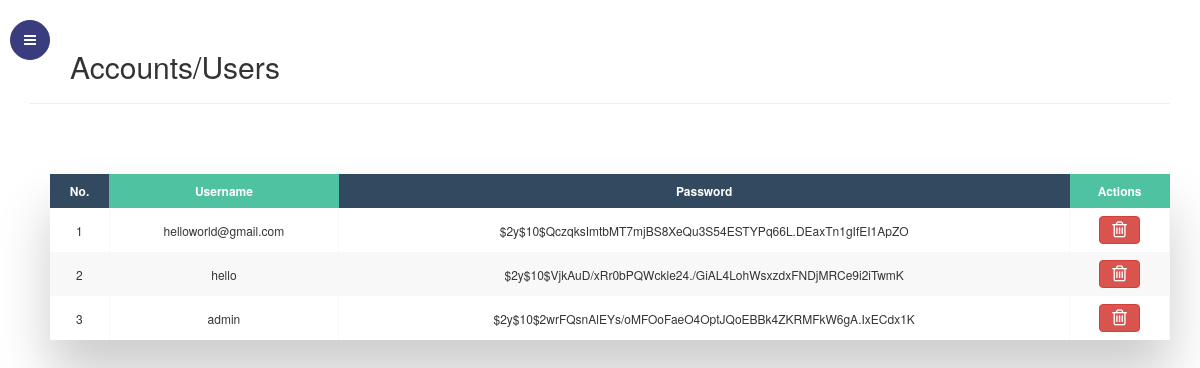
The page /create_user.php (signed in) on the database its author committed.
### tables this page shows
CREATE TABLE `users` (
  `id` int(11) NOT NULL,
  `username` varchar(50) NOT NULL,
  `password` varchar(255) NOT NULL,
  `created_at` datetime(6) NOT NULL
);

### create_user.php (the view, shortened to what this page needs)
<?php
include('config.php');
?>
<!doctype html>
<html lang="en">
  <head>
	<link rel="stylesheet" href="https://cdn.jsdelivr.net/npm/bootstrap-icons@1.5.0/font/bootstrap-icons.css">
	<link rel="stylesheet" href="https://stackpath.bootstrapcdn.com/font-awesome/4.7.0/css/font-awesome.min.css">
	<link rel="stylesheet" href="css/style.css">
	<link rel="stylesheet" href="https://maxcdn.bootstrapcdn.com/bootstrap/3.4.1/css/bootstrap.min.css">
    <link rel="stylesheet" href="https://cdnjs.cloudflare.com/ajax/libs/font-awesome/4.7.0/css/font-awesome.min.css">
	<link rel="stylesheet" href="//cdn.datatables.net/1.10.20/css/jquery.dataTables.min.css">
	</head>
  <body>
<div class="wrapper d-flex align-items-stretch">
	<nav id="sidebar" class="active">
		<div class="custom-menu">
			<button type="button" id="sidebarCollapse" class="btn btn-primary">
	          	<i class="fa fa-bars"></i>
	        </button>
        </div>
    </nav>
    <div id="content" class="p-4 p-md-5 pt-5">
		<h2 class="mb-4 dashboard">Accounts/Users</h2>
  				<hr>
	  		<div class="table-wrapper">
				<table class="fl-table" id="myTable">
					<thead>
						<tr>
			   				<th class="text-center" scope="col">No.</th>
							<th class="text-center" scope="col">Username</th>
							<th class="text-center" scope="col">Password</th>
							<th class="text-center" scope="col">Actions</th>
						</tr>
					</thead>
					<?php
        				$get_data = "SELECT * FROM users order by 1 desc";
        				$run_data = mysqli_query($con,$get_data);
						$i = 0;
        				while($row = mysqli_fetch_array($run_data))
        				{
							$sl = ++$i;
							$id = $row['id'];
							$username = $row['username'];
							$password = $row['password'];
        					echo "
							<tr>
								<td class='text-center'>$sl</td>
								<td class='text-center'>$username</td>
								<td class='text-center'>$password</td>
								<td class='text-center'>
									<span>
                                        <a href='#' class='btn btn-warning mr-3 edituser' data-toggle='modal' style='display: none; ' data-target='#edit$id' title='Edit'>
                                            <i class='fa fa-file'></i>
                                        </a>
										<a href='#' class='btn btn-danger deleteuser' title='Delete'>
											<i class='fa fa-trash-o fa-lg' data-toggle='modal' data-target='#$id' style='' aria-hidden='true'></i>
							   			</a>
									</span>
								</td>
							</tr>
        				";
        				}
        			?>
				</table>
			</div>
    	</div>
</div>
  </body>
</html>

### rows shown on the page
users: sl "1", username "helloworld@gmail.com", password "$2y$10$QczqksImtbMT7mjBS8XeQu3S54ESTYPq66L.DEaxTn1gIfEI1ApZO"
users: sl "2", username "hello", password "$2y$10$VjkAuD/xRr0bPQWckle24./GiAL4LohWsxzdxFNDjMRCe9i2iTwmK"
users: sl "3", username "admin", password "$2y$10$2wrFQsnAlEYs/oMFOoFaeO4OptJQoEBBk4ZKRMFkW6gA.IxECdx1K"
